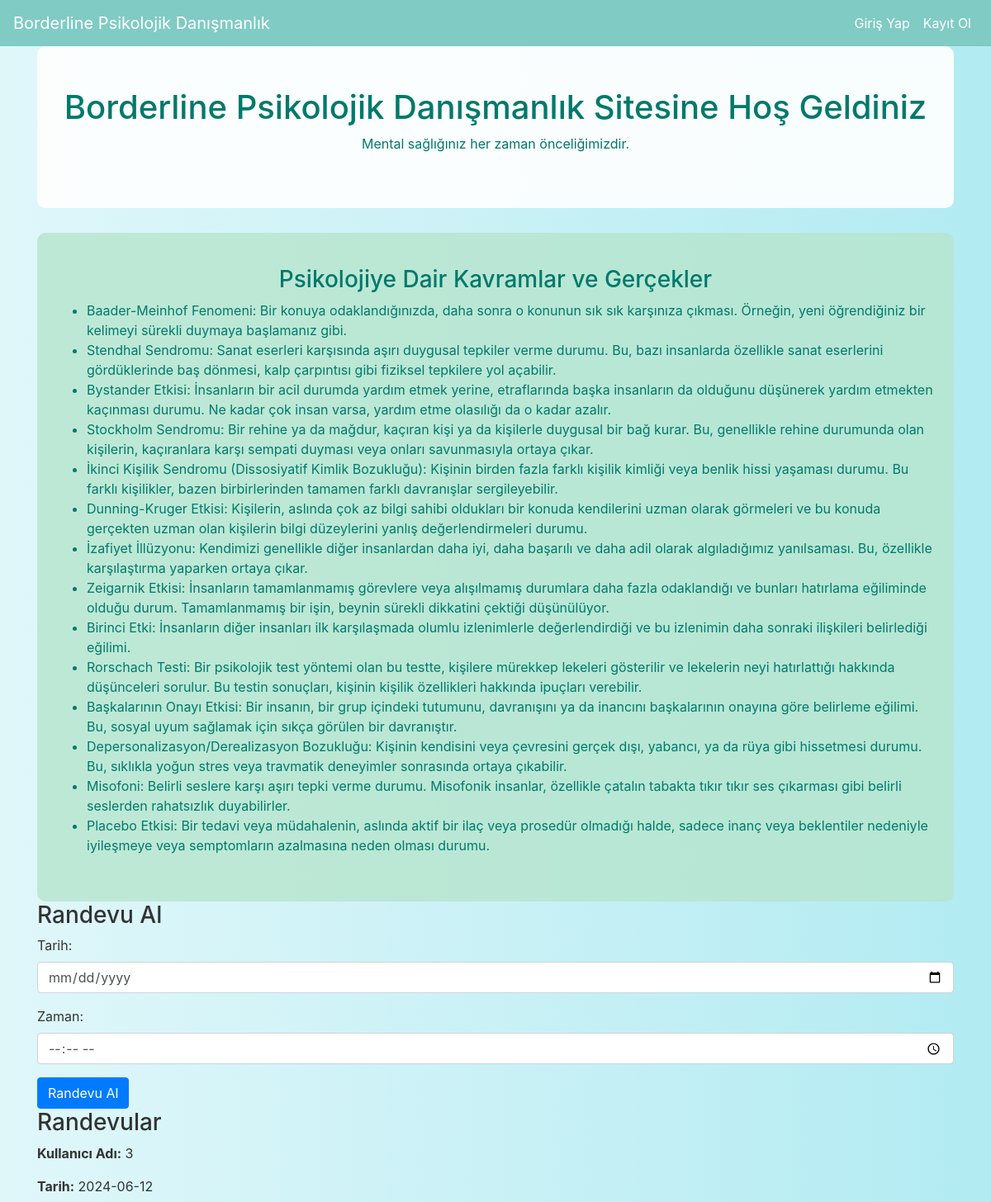
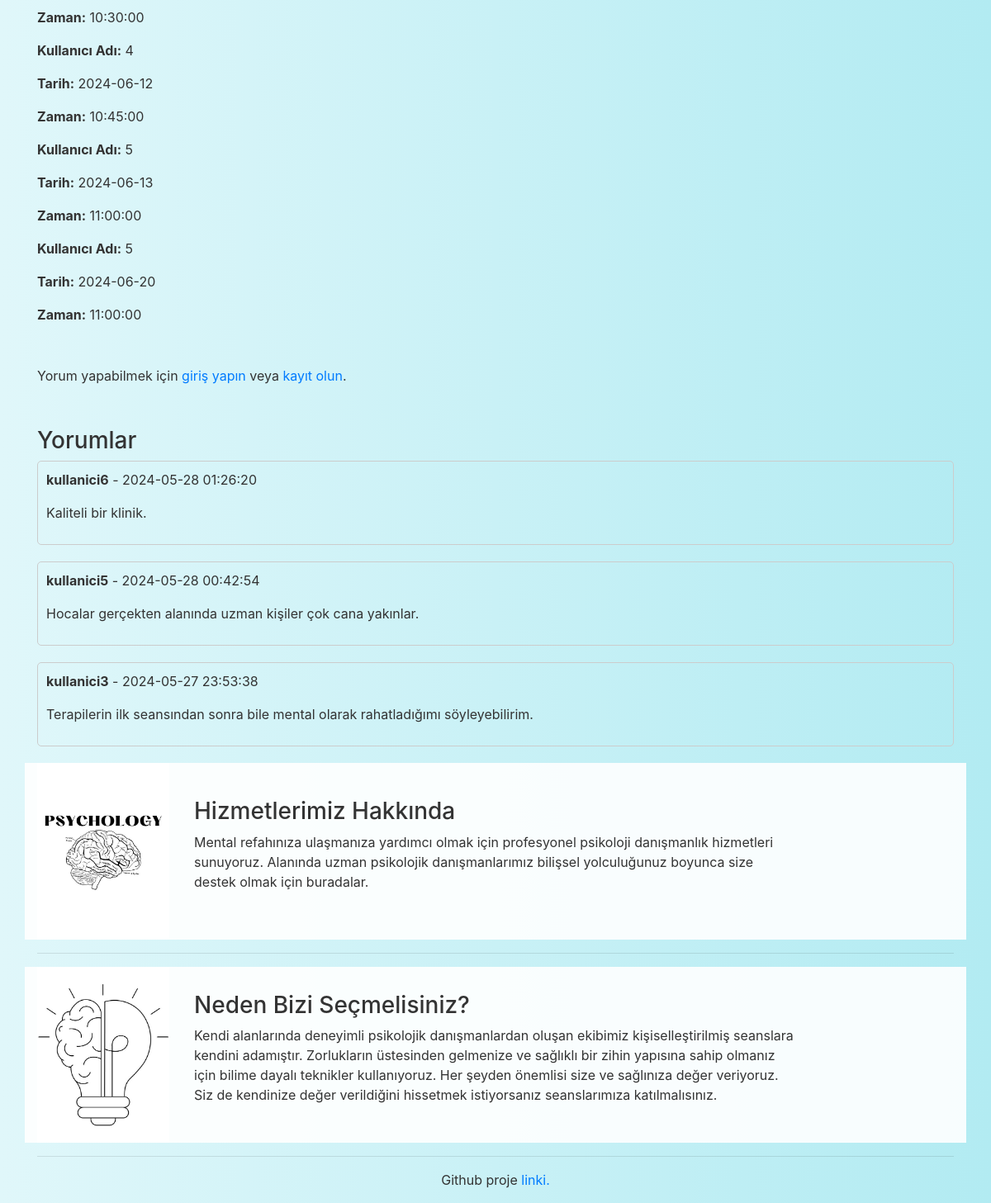
The page / on the database its author committed (2 pictures, top to bottom).
### tables this page shows
CREATE TABLE `appointments` (
  `id` int(11) NOT NULL,
  `user_id` int(11) NOT NULL,
  `date` date NOT NULL,
  `time` time NOT NULL
);

CREATE TABLE `comments` (
  `id` int(11) NOT NULL,
  `user_id` int(11) NOT NULL,
  `comment` text NOT NULL,
  `date` timestamp NOT NULL DEFAULT current_timestamp()
);

CREATE TABLE `users` (
  `id` int(11) NOT NULL,
  `username` varchar(50) NOT NULL,
  `password` varchar(255) NOT NULL,
  `role` enum('user','admin') DEFAULT 'user',
  `email` varchar(100) NOT NULL,
  `name` varchar(100) NOT NULL,
  `surname` varchar(100) NOT NULL
);

### index.php (the view, shortened to what this page needs)
<?php
include 'psik_dan_sistem/db.php';
?>
<!DOCTYPE html>
<html>
<head>
    <link rel="stylesheet" href="https://maxcdn.bootstrapcdn.com/bootstrap/4.5.2/css/bootstrap.min.css">
</head>
<body>
<nav class="navbar navbar-expand-lg navbar-light" style="background-color: #80cbc4;">
    <a class="navbar-brand" href="#">Borderline Psikolojik Danışmanlık</a>
    <div class="collapse navbar-collapse" id="navbarNav">
        <ul class="navbar-nav ml-auto">
            <?php if (isset($_SESSION['userid'])): ?>
                <li class="nav-item">
                    <a class="nav-link" href="psik_dan_sistem/cikis.php">Çıkış Yap</a>
                </li>
            <?php else: ?>
                <li class="nav-item">
                    <a class="nav-link" href="psik_dan_sistem/giris.php">Giriş Yap</a>
                </li>
                <li class="nav-item">
                    <a class="nav-link" href="psik_dan_sistem/kayit.php">Kayıt Ol</a>
                </li>
            <?php endif; ?>
        </ul>
    </div>
</nav>
<div class="container">
    <div class="hero-section">
        <h1>Borderline Psikolojik Danışmanlık Sitesine Hoş Geldiniz</h1>
        <p>Mental sağlığınız her zaman önceliğimizdir.</p>
    </div>
    <div class="info-section">
        <h3>Psikolojiye Dair Kavramlar ve Gerçekler</h3>
        <ul>
            <li>Baader-Meinhof Fenomeni: Bir konuya odaklandığınızda, daha sonra o konunun sık sık karşınıza çıkması. Örneğin, yeni öğrendiğiniz bir kelimeyi sürekli duymaya başlamanız gibi.</li>
            <li>Stendhal Sendromu: Sanat eserleri karşısında aşırı duygusal tepkiler verme durumu. Bu, bazı insanlarda özellikle sanat eserlerini gördüklerinde baş dönmesi, kalp çarpıntısı gibi fiziksel tepkilere yol açabilir.</li>
            <li>Bystander Etkisi: İnsanların bir acil durumda yardım etmek yerine, etraflarında başka insanların da olduğunu düşünerek yardım etmekten kaçınması durumu. Ne kadar çok insan varsa, yardım etme olasılığı da o kadar azalır.</li>
            <li>Stockholm Sendromu: Bir rehine ya da mağdur, kaçıran kişi ya da kişilerle duygusal bir bağ kurar. Bu, genellikle rehine durumunda olan kişilerin, kaçıranlara karşı sempati duyması veya onları savunmasıyla ortaya çıkar.</li>
            <li>İkinci Kişilik Sendromu (Dissosiyatif Kimlik Bozukluğu): Kişinin birden fazla farklı kişilik kimliği veya benlik hissi yaşaması durumu. Bu farklı kişilikler, bazen birbirlerinden tamamen farklı davranışlar sergileyebilir.</li>
            <li>Dunning-Kruger Etkisi: Kişilerin, aslında çok az bilgi sahibi oldukları bir konuda kendilerini uzman olarak görmeleri ve bu konuda gerçekten uzman olan kişilerin bilgi düzeylerini yanlış değerlendirmeleri durumu.</li>
            <li>İzafiyet İllüzyonu: Kendimizi genellikle diğer insanlardan daha iyi, daha başarılı ve daha adil olarak algıladığımız yanılsaması. Bu, özellikle karşılaştırma yaparken ortaya çıkar.</li>
            <li>Zeigarnik Etkisi: İnsanların tamamlanmamış görevlere veya alışılmamış durumlara daha fazla odaklandığı ve bunları hatırlama eğiliminde olduğu durum. Tamamlanmamış bir işin, beynin sürekli dikkatini çektiği düşünülüyor.</li>
            <li>Birinci Etki: İnsanların diğer insanları ilk karşılaşmada olumlu izlenimlerle değerlendirdiği ve bu izlenimin daha sonraki ilişkileri belirlediği eğilimi.</li>
            <li>Rorschach Testi: Bir psikolojik test yöntemi olan bu testte, kişilere mürekkep lekeleri gösterilir ve lekelerin neyi hatırlattığı hakkında düşünceleri sorulur. Bu testin sonuçları, kişinin kişilik özellikleri hakkında ipuçları verebilir.</li>
            <li>Başkalarının Onayı Etkisi: Bir insanın, bir grup içindeki tutumunu, davranışını ya da inancını başkalarının onayına göre belirleme eğilimi. Bu, sosyal uyum sağlamak için sıkça görülen bir davranıştır.</li>
            <li>Depersonalizasyon/Derealizasyon Bozukluğu: Kişinin kendisini veya çevresini gerçek dışı, yabancı, ya da rüya gibi hissetmesi durumu. Bu, sıklıkla yoğun stres veya travmatik deneyimler sonrasında ortaya çıkabilir.</li>
            <li>Misofoni: Belirli seslere karşı aşırı tepki verme durumu. Misofonik insanlar, özellikle çatalın tabakta tıkır tıkır ses çıkarması gibi belirli seslerden rahatsızlık duyabilirler.</li>
            <li>Placebo Etkisi: Bir tedavi veya müdahalenin, aslında aktif bir ilaç veya prosedür olmadığı halde, sadece inanç veya beklentiler nedeniyle iyileşmeye veya semptomların azalmasına neden olması durumu.</li>
        </ul>
    </div>
    <div class="appointment-section">
        <h3>Randevu Al</h3>
        <form method="POST" action="psik_dan_sistem/appointments.php">
            <div class="form-group">
                <label for="date">Tarih:</label>
                <input type="date" class="form-control" id="date" name="date">
            </div>
            <div class="form-group">
                <label for="time">Zaman:</label>
                <input type="time" class="form-control" id="time" name="time">
            </div>
            <button type="submit" class="btn btn-primary">Randevu Al</button>
        </form>
    </div>
    <div class="appointment-section">
        <h3>Randevular</h3>
        <?php
        $sql = "SELECT * FROM appointments";
        $result = $conn->query($sql);
        if ($result->num_rows > 0) {
            while ($row = $result->fetch_assoc()) {
                echo "<div class='appointment'>";
                echo "<p><strong>Kullanıcı Adı:</strong> " . $row['user_id'] . "</p>";
                echo "<p><strong>Tarih:</strong> " . $row['date'] . "</p>";
                echo "<p><strong>Zaman:</strong> " . $row['time'] . "</p>";
                echo "</div>";
            }
        } else {
            echo "<p>Randevu bulunmamaktadır.</p>";
        }
        ?>
    </div>
    <div class="comment-section">
        <?php if (isset($_SESSION['userid'])): ?>
            <h3>Yorum Yap</h3>
            <form action="psik_dan_sistem/comments.php" method="post">
                <div class="form-group">
                    <label for="comment">Yorumunuz:</label>
                    <textarea class="form-control" id="comment" name="comment" rows="3" required></textarea>
                </div>
                <input type="hidden" name="action" value="add">
                <button type="submit" class="btn btn-primary">Yorum Ekle</button>
            </form>
        <?php else: ?>
            <p>Yorum yapabilmek için <a href="psik_dan_sistem/giris.php">giriş yapın</a> veya <a href="psik_dan_sistem/kayit.php">kayıt olun</a>.</p>
        <?php endif; ?>
    </div>
    <div class="comment-section">
        <h3>Yorumlar</h3>
        <?php
        $sql = "SELECT comments.id, comments.comment, comments.date, users.username FROM comments INNER JOIN users ON comments.user_id = users.id ORDER BY comments.date DESC";
        $result = $conn->query($sql);
        if ($result->num_rows > 0) {
            while ($row = $result->fetch_assoc()) {
                echo "<div class='comment'>";
                echo "<p><strong>" . $row['username'] . "</strong> - " . $row['date'] . "</p>";
                echo "<p>" . $row['comment'] . "</p>";
                echo "</div>";
            }
        } else {
            echo "<p>Henüz yorum yok.</p>";
        }
        ?>
    </div>
    <div class="row align-items-center" style="background-color: rgba(255, 255, 255, 0.9);">
        <div class="col-md-2">
            <img src="psik_dan_sistem/resimler/resim1.png" class="img-fluid" alt="resim1">
        </div>
        <div class="col-md-8">
            <h3>Hizmetlerimiz Hakkında</h3>
            <p>Mental refahınıza ulaşmanıza yardımcı olmak için profesyonel psikoloji danışmanlık hizmetleri sunuyoruz. Alanında uzman psikolojik danışmanlarımız bilişsel yolculuğunuz boyunca size destek olmak için buradalar.</p>
        </div>
    </div>
    <hr>
    <div class="row align-items-center" style="background-color: rgba(255, 255, 255, 0.9);">
        <div class="col-md-2">
            <img src="psik_dan_sistem/resimler/resim2.png" class="img-fluid" alt="resim2">
        </div>
        <div class="col-md-8">
            <h3>Neden Bizi Seçmelisiniz?</h3>
            <p>Kendi alanlarında deneyimli psikolojik danışmanlardan oluşan ekibimiz kişiselleştirilmiş seanslara kendini adamıştır. Zorlukların üstesinden gelmenize ve sağlıklı bir zihin yapısına sahip olmanız için bilime dayalı teknikler kullanıyoruz. Her şeyden önemlisi size ve sağlınıza değer veriyoruz. Siz de kendinize değer verildiğini hissetmek istiyorsanız seanslarımıza katılmalısınız.</p>
        </div>
    </div>
    <hr>
</div>
<p style="text-align:center;">Github proje <a href="https://github.com/belerumut/web_project2">linki.</a></p>
</body>
</html>

### index.php (style rules this page uses)
body { background: linear-gradient(to right, #e0f7fa, #b2ebf2); color: #333; }
.hero-section { background: rgba(255, 255, 255, 0.9); padding: 50px 0; margin-bottom: 30px; text-align: center; color: #00796b; border-radius: 10px; }
.navbar { background-color: #80cbc4; }
.navbar-brand, .navbar-nav .nav-link { color: #fff !important; }
.info-section { padding: 40px 20px; background-color: rgba(183, 229, 206, 0.8); border-radius: 10px; margin-top: 20px; }
.info-section h3, .info-section p, .info-section ul { color: #00796b; }
.info-section h3 { text-align: center; }
.img-fluid { max-width: 100%; height: auto; }
.comment-section { margin-top: 50px; }
.comment { margin-bottom: 20px; padding: 10px; border: 1px solid #ccc; border-radius: 5px; }

### rows shown on the page
appointments: user "3", date "2024-06-12", time "10:30:00"
appointments: user "4", date "2024-06-12", time "10:45:00"
appointments: user "5", date "2024-06-13", time "11:00:00"
appointments: user "5", date "2024-06-20", time "11:00:00"
comments: user.username "kullanici6", date "2024-05-28 01:26:20", comment "Kaliteli bir klinik."
comments: user.username "kullanici5", date "2024-05-28 00:42:54", comment "Hocalar gerçekten alanında uzman kişiler çok cana yakınlar."
comments: user.username "kullanici3", date "2024-05-27 23:53:38", comment "Terapilerin ilk seansından sonra bile mental olarak rahatladığımı söyleyebilirim."
